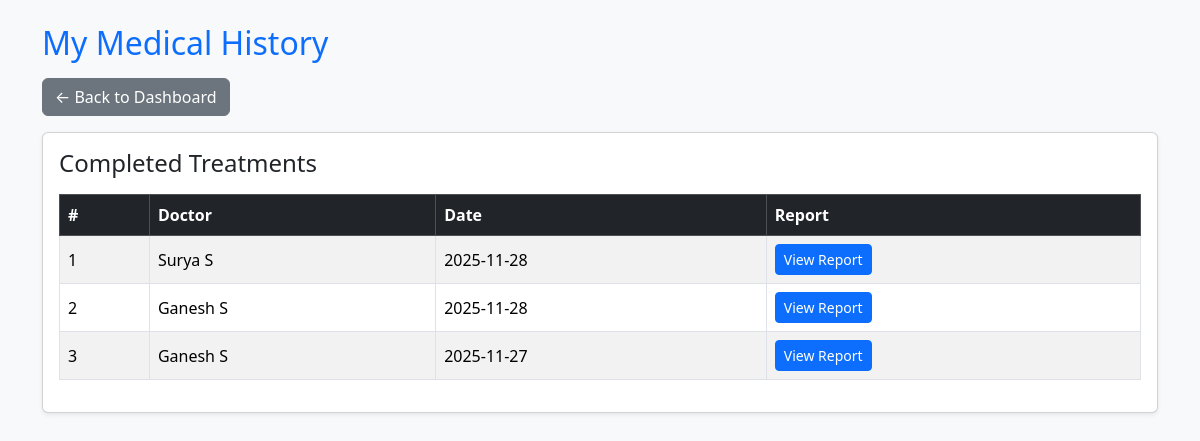
Screenshot of /patient/treatments (signed in) with the database file from the repository.
### app/models.py (models this page shows, shortened)
class Treatment(db.Model):
    __tablename__ = 'treatments'
    id = db.Column(db.Integer, primary_key=True)
    appointment_id = db.Column(db.Integer, db.ForeignKey('appointments.id'), nullable=False)
    diagnosis = db.Column(db.Text)
    prescription = db.Column(db.Text)
    notes = db.Column(db.Text)
    created_at = db.Column(db.DateTime, default=datetime.utcnow)

class User(UserMixin, db.Model):
    __tablename__ = 'users'
    id = db.Column(db.Integer, primary_key=True)
    role = db.Column(db.String(20), nullable=False)
    email = db.Column(db.String(120), unique=True, nullable=False)
    password_hash = db.Column(db.String(128), nullable=False)
    name = db.Column(db.String(120), nullable=False)
    phone = db.Column(db.String(20))
    department_id = db.Column(db.Integer, db.ForeignKey('departments.id'))  # NEW LINE
    created_at = db.Column(db.DateTime, default=datetime.utcnow)
    is_active = db.Column(db.Boolean, default=True)

class Appointment(db.Model):
    __tablename__ = 'appointments'
    id = db.Column(db.Integer, primary_key=True)
    patient_id = db.Column(db.Integer, db.ForeignKey('users.id'), nullable=False)
    doctor_id = db.Column(db.Integer, db.ForeignKey('users.id'), nullable=False)
    date = db.Column(db.Date, nullable=False)
    time = db.Column(db.Time, nullable=False)
    status = db.Column(db.String(20), default='Booked')
    created_at = db.Column(db.DateTime, default=datetime.utcnow)
    patient = db.relationship('User', foreign_keys=[patient_id], backref='patient_appointments')
    doctor = db.relationship('User', foreign_keys=[doctor_id], backref='doctor_appointments')
    treatment = db.relationship('Treatment', backref='appointment', uselist=False, cascade="all, delete")

### app/routes.py (the view)
    @app.route('/patient/treatments')
    @login_required
    def patient_treatments():
        if current_user.role != 'patient':
            flash('Unauthorized access!', 'danger')
            return redirect(url_for('login'))
        from .models import Treatment, Appointment
        treatments = (
            Treatment.query
            .join(Appointment, Treatment.appointment_id == Appointment.id)
            .filter(Appointment.patient_id == current_user.id)
            .order_by(Appointment.date.desc())
            .all()
        )
        return render_template('patient_treatments.html', treatments=treatments)

### app/__init__.py (called while the page is built)
def create_app():
    app = Flask(__name__, template_folder="templates")
    app.config['SQLALCHEMY_DATABASE_URI'] = 'sqlite:///hms.db'
    app.config['SQLALCHEMY_TRACK_MODIFICATIONS'] = False
    app.config['SECRET_KEY'] = 'dev-secret-change-this'
    db.init_app(app)
    login_manager.init_app(app)
    @login_manager.user_loader
    def load_user(user_id):
        return User.query.get(int(user_id))
    @app.route('/')
    def index():
        return render_template('index.html')
    from .routes import init_routes
    init_routes(app)
    return app

### app/templates/patient_treatments.html (shortened to what this page needs)
<!DOCTYPE html>
<html lang="en">
<head>
  <link href="https://cdn.jsdelivr.net/npm/bootstrap@5.3.2/dist/css/bootstrap.min.css" rel="stylesheet">
</head>
<body class="bg-light">
<div class="container mt-4">
  <h2 class="text-primary mb-3">My Medical History</h2>
  <a href="{{ url_for('patient_dashboard') }}" class="btn btn-secondary mb-3">← Back to Dashboard</a>
  {% if treatments %}
  <div class="card shadow-sm">
    <div class="card-body">
      <h4 class="card-title mb-3">Completed Treatments</h4>
      <table class="table table-striped table-bordered align-middle">
        <thead class="table-dark">
          <tr>
            <th>#</th>
            <th>Doctor</th>
            <th>Date</th>
            <th>Report</th>
          </tr>
        </thead>
        <tbody>
          {% for t in treatments %}
          <tr>
            <td>{{ loop.index }}</td>
            <td>{{ t.appointment.doctor.name }}</td>
            <td>{{ t.appointment.date }}</td>
            <td>
              <a href="{{ url_for('patient_view_report', treatment_id=t.id) }}"
                 class="btn btn-sm btn-primary">
                 View Report
              </a>
            </td>
          </tr>
          {% endfor %}
        </tbody>
      </table>
    </div>
  </div>
  {% else %}
    <div class="alert alert-info">No completed treatments found yet.</div>
  {% endif %}
</div>
</body>
</html>

### rows the page displays
Treatment: appointment.doctor.name "Surya S", appointment "2025-11-28"
Treatment: appointment.doctor.name "Ganesh S", appointment "2025-11-28"
Treatment: appointment.doctor.name "Ganesh S", appointment "2025-11-27"
